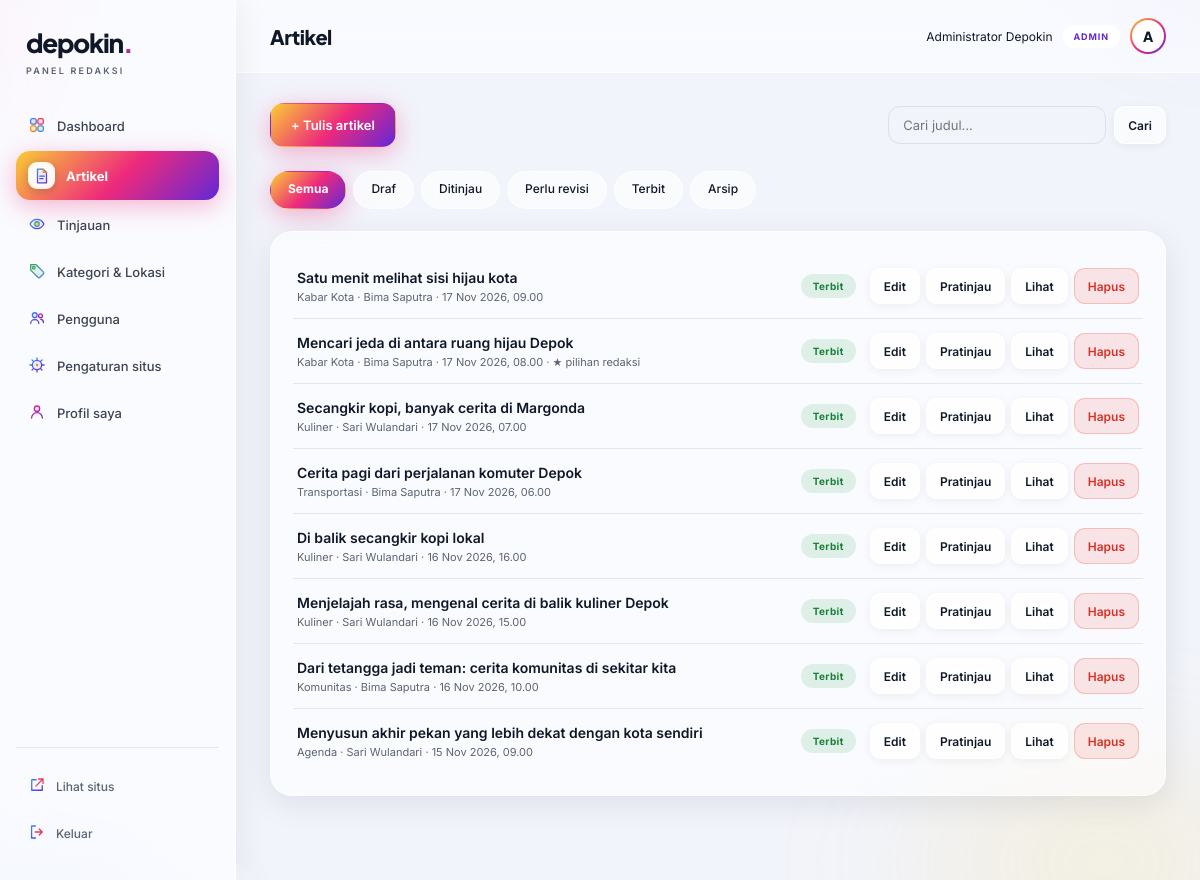
/redaksi/artikel.php (signed in), run on the app's committed database.
### tables this page shows
CREATE TABLE users (
  id INT UNSIGNED NOT NULL AUTO_INCREMENT,
  name VARCHAR(100) NOT NULL,
  email VARCHAR(190) NOT NULL,
  password_hash VARCHAR(255) NOT NULL,
  role ENUM('admin','editor','penulis') NOT NULL DEFAULT 'penulis',
  bio VARCHAR(500) DEFAULT NULL,
  avatar_path VARCHAR(255) DEFAULT NULL,
  is_active TINYINT(1) NOT NULL DEFAULT 1,
  created_at TIMESTAMP NOT NULL DEFAULT CURRENT_TIMESTAMP,
  updated_at TIMESTAMP NOT NULL DEFAULT CURRENT_TIMESTAMP ON UPDATE CURRENT_TIMESTAMP,
  PRIMARY KEY (id),
  UNIQUE KEY uq_users_email (email)
);

CREATE TABLE articles (
  id INT UNSIGNED NOT NULL AUTO_INCREMENT,
  title VARCHAR(200) NOT NULL,
  slug VARCHAR(220) NOT NULL,
  deck VARCHAR(500) NOT NULL DEFAULT '',
  content MEDIUMTEXT NOT NULL,
  format ENUM('foto','video','teks') NOT NULL DEFAULT 'foto',
  category_id INT UNSIGNED NOT NULL,
  location_id INT UNSIGNED DEFAULT NULL,
  author_id INT UNSIGNED NOT NULL,
  editor_id INT UNSIGNED DEFAULT NULL,
  status ENUM('draf','ditinjau','revisi','terbit','arsip') NOT NULL DEFAULT 'draf',
  is_featured TINYINT(1) NOT NULL DEFAULT 0,
  meta_title VARCHAR(200) DEFAULT NULL,
  meta_description VARCHAR(300) DEFAULT NULL,
  event_start DATETIME DEFAULT NULL,
  event_end DATETIME DEFAULT NULL,
  published_at DATETIME DEFAULT NULL,
  created_at TIMESTAMP NOT NULL DEFAULT CURRENT_TIMESTAMP,
  updated_at TIMESTAMP NOT NULL DEFAULT CURRENT_TIMESTAMP ON UPDATE CURRENT_TIMESTAMP,
  PRIMARY KEY (id),
  UNIQUE KEY uq_articles_slug (slug),
  KEY idx_articles_status_pub (status, published_at),
  KEY idx_articles_category (category_id),
  KEY idx_articles_author (author_id),
  KEY idx_articles_featured (is_featured),
  CONSTRAINT fk_articles_category FOREIGN KEY (category_id) REFERENCES categories (id),
  CONSTRAINT fk_articles_location FOREIGN KEY (location_id) REFERENCES locations (id) ON DELETE SET NULL,
  CONSTRAINT fk_articles_author FOREIGN KEY (author_id) REFERENCES users (id),
  CONSTRAINT fk_articles_editor FOREIGN KEY (editor_id) REFERENCES users (id) ON DELETE SET NULL
);

CREATE TABLE categories (
  id INT UNSIGNED NOT NULL AUTO_INCREMENT,
  name VARCHAR(80) NOT NULL,
  slug VARCHAR(100) NOT NULL,
  description VARCHAR(300) DEFAULT NULL,
  created_at TIMESTAMP NOT NULL DEFAULT CURRENT_TIMESTAMP,
  PRIMARY KEY (id),
  UNIQUE KEY uq_categories_slug (slug),
  UNIQUE KEY uq_categories_name (name)
);

### app/helpers.php (called while the page is built, shortened)
<?php
function e(?string $s): string
{
    return htmlspecialchars((string)$s, ENT_QUOTES, 'UTF-8');
}
function url(string $path = ''): string
{
    return BASE_URL . '/' . ltrim($path, '/');
}
function tanggal_id(?string $datetime, bool $panjang = false, bool $jam = false): string
{
    $ts = strtotime($datetime);
    $bulanPendek = [1 => 'Jan', 'Feb', 'Mar', 'Apr', 'Mei', 'Jun', 'Jul', 'Agu', 'Sep', 'Okt', 'Nov', 'Des'];
    $bulanPanjang = [1 => 'Januari', 'Februari', 'Maret', 'April', 'Mei', 'Juni', 'Juli', 'Agustus', 'September', 'Oktober', 'November', 'Desember'];
    $bulan = $panjang ? $bulanPanjang[(int)date('n', $ts)] : $bulanPendek[(int)date('n', $ts)];
    $out = date('j', $ts) . ' ' . $bulan . ' ' . date('Y', $ts);
    if ($jam) $out .= ', ' . date('H.i', $ts);
    return $out;
}
function status_label(string $status): string
{
    return [
        'draf' => 'Draf', 'ditinjau' => 'Ditinjau', 'revisi' => 'Perlu revisi',
        'terbit' => 'Terbit', 'arsip' => 'Arsip',
    ][$status] ?? $status;
}

### app/db.php (called while the page is built, shortened)
<?php
function db(): PDO
{
    static $pdo = null;
    if ($pdo === null) {
        $pdo = new PDO(
            'mysql:host=' . DB_HOST . ';dbname=' . DB_NAME . ';charset=utf8mb4',
            DB_USER,
            DB_PASS,
            [
                PDO::ATTR_ERRMODE => PDO::ERRMODE_EXCEPTION,
                PDO::ATTR_DEFAULT_FETCH_MODE => PDO::FETCH_ASSOC,
                PDO::ATTR_EMULATE_PREPARES => false,
            ]
        );
    }
    return $pdo;
}

### app/auth.php (called while the page is built, shortened)
<?php
function current_user(): ?array
{
    static $user = false;
    if ($user !== false) return $user;
    $user = null;
    if (!empty($_SESSION['user_id'])) {
        $stmt = db()->prepare('SELECT * FROM users WHERE id = ? AND is_active = 1');
        $stmt->execute([(int)$_SESSION['user_id']]);
        $row = $stmt->fetch();
        if ($row) $user = $row;
        else unset($_SESSION['user_id']);
    }
    return $user;
}
function require_login(): array
{
    $user = current_user();
    return $user;
}
function boleh_edit(array $artikel, array $user): bool
{
    if (in_array($user['role'], ['admin', 'editor'], true)) return true;
    return (int)$artikel['author_id'] === (int)$user['id']
        && in_array($artikel['status'], ['draf', 'revisi'], true);
}
function boleh_hapus(array $artikel, array $user): bool
{
    if ($user['role'] === 'admin') return true;
    return (int)$artikel['author_id'] === (int)$user['id'] && $artikel['status'] === 'draf';
}

### redaksi/artikel.php (the view, shortened to what this page needs)
<?php
require_once __DIR__ . '/../config/config.php';
require_once __DIR__ . '/partials/layout.php';
$user = require_login();
$status = (string)($_GET['status'] ?? '');
$q = trim((string)($_GET['q'] ?? ''));
$hal = max(1, (int)($_GET['hal'] ?? 1));
$perPage = 15;
$where = [];
$params = [];
$whereSql = $where ? ' WHERE ' . implode(' AND ', $where) : '';
$stmt = db()->prepare('SELECT a.*, c.name AS category_name, u.name AS author_name FROM articles a JOIN categories c ON c.id = a.category_id JOIN users u ON u.id = a.author_id' . $whereSql . ' ORDER BY a.updated_at DESC LIMIT ' . $perPage . ' OFFSET ' . (($hal - 1) * $perPage));
$stmt->execute($params);
$rows = $stmt->fetchAll();
layout_mulai('Artikel', 'artikel');
?>
<div class="page-actions">
  <a class="btn btn-primary" href="<?= url('redaksi/artikel-form.php') ?>">+ Tulis artikel</a>
  <form method="get" style="display:flex;gap:8px">
    <input type="search" name="q" value="<?= e($q) ?>" placeholder="Cari judul…" aria-label="Cari judul" style="border:1px solid var(--line);border-radius:12px;padding:10px 14px;font-size:13px;background:var(--white)">
    <button class="btn btn-outline btn-sm" type="submit">Cari</button>
  </form>
</div>
<nav class="tabs" aria-label="Filter status">
  <a class="<?= $status === '' ? 'active' : '' ?>" href="<?= url('redaksi/artikel.php') ?>">Semua</a>
  <?php foreach (['draf', 'ditinjau', 'revisi', 'terbit', 'arsip'] as $s): ?>
  <a class="<?= $status === $s ? 'active' : '' ?>" href="<?= url('redaksi/artikel.php?status=' . $s) ?>"><?= e(status_label($s)) ?></a>
  <?php endforeach; ?>
</nav>
<div class="panel">
  <?php if ($rows): ?>
  <div class="row-list">
    <?php foreach ($rows as $a): ?>
    <div class="row-item">
      <div class="grow">
        <span class="title"><?= e($a['title']) ?></span>
        <span class="sub"><?= e($a['category_name']) ?> · <?= e($a['author_name']) ?> · <?= e(tanggal_id($a['updated_at'], false, true)) ?><?= $a['is_featured'] ? ' · ★ pilihan redaksi' : '' ?></span>
      </div>
      <span class="badge <?= e($a['status']) ?>"><?= e(status_label($a['status'])) ?></span>
      <div class="actions">
        <?php if (boleh_edit($a, $user)): ?><a class="btn btn-outline btn-sm" href="<?= url('redaksi/artikel-form.php?id=' . $a['id']) ?>">Edit</a><?php endif; ?>
        <a class="btn btn-outline btn-sm" href="<?= url('redaksi/pratinjau.php?id=' . $a['id']) ?>">Pratinjau</a>
        <?php if ($a['status'] === 'terbit'): ?><a class="btn btn-outline btn-sm" href="<?= url(($a['format'] === 'video' ? 'video/' : 'berita/') . $a['slug']) ?>" target="_blank" rel="noreferrer">Lihat</a><?php endif; ?>
        <?php if (boleh_hapus($a, $user)): ?>
        <form method="post" action="<?= url('redaksi/artikel-aksi.php') ?>" data-confirm="Hapus artikel ini beserta medianya? Tindakan tidak dapat dibatalkan.">
          <button class="btn btn-danger btn-sm" type="submit">Hapus</button>
        </form>
        <?php endif; ?>
      </div>
    </div>
    <?php endforeach; ?>
  </div>
  <?php else: ?><p class="empty-state">Tidak ada artikel untuk filter ini.</p><?php endif; ?>
</div>
<?php layout_selesai(); ?>

### redaksi/partials/layout.php (shortened to what this page needs)
<?php
function layout_mulai(string $title, string $active): void
{
    $user = require_login();
    $menu = [
        ['index.php', 'Dashboard', 'dashboard', true, 'dashboard'],
        ['artikel.php', 'Artikel', 'artikel', true, 'doc'],
        ['tinjauan.php', 'Tinjauan', 'tinjauan', is_editor(), 'eye'],
        ['taxonomi.php', 'Kategori & Lokasi', 'taxonomi', is_editor(), 'tag'],
        ['pengguna.php', 'Pengguna', 'pengguna', is_admin(), 'users'],
        ['pengaturan.php', 'Pengaturan situs', 'pengaturan', is_admin(), 'gear'],
        ['profil.php', 'Profil saya', 'profil', true, 'user'],
    ];
    ?>
<!doctype html>
<html lang="id">
<head>
  <link rel="stylesheet" href="<?= url('redaksi/assets/admin.css') ?>">
</head>
<body>
<div class="admin-shell">
  <aside class="sidebar" id="sidebar">
    <a class="brand" href="<?= url('redaksi/index.php') ?>">depokin<span class="brand-dot">.</span><small>PANEL REDAKSI</small></a>
    <nav class="side-nav" aria-label="Menu redaksi">
      <?php foreach ($menu as [$path, $label, $key, $boleh, $ikon]): if (!$boleh) continue; ?>
      <a href="<?= url('redaksi/' . $path) ?>" <?= $active === $key ? 'aria-current="page"' : '' ?>><span data-icon="<?= e($ikon) ?>"></span><?= e($label) ?></a>
      <?php endforeach; ?>
    </nav>
    <div class="side-foot">
      <a href="<?= url() ?>" target="_blank" rel="noreferrer"><span data-icon="external"></span>Lihat situs</a>
      <form method="post" action="<?= url('redaksi/logout.php') ?>"><?= csrf_field() ?><button type="submit"><span data-icon="logout"></span>Keluar</button></form>
    </div>
  </aside>
  <div class="admin-main">
    <header class="topbar">
      <h1><?= e($title) ?></h1>
      <div class="user-chip">
        <span class="user-name"><?= e($user['name']) ?></span>
        <span class="role-badge"><?= e($user['role']) ?></span>
        <span class="avatar" aria-hidden="true"><?= e(mb_strtoupper(mb_substr($user['name'], 0, 1))) ?></span>
      </div>
    </header>
    <div class="admin-content">
    <?php
}
function layout_selesai(): void
{
    ?>
    </div>
  </div>
</div>
</body>
</html>
    <?php
}

### data on the page
users: name "Administrator Depokin", role "ADMIN", name "A"
articles: title "Satu menit melihat sisi hijau kota", category.name "Kabar Kota", author.name "Bima Saputra", updated_at "17 Nov 2026, 09.00", status "Terbit"
articles: title "Mencari jeda di antara ruang hijau Depok", category.name "Kabar Kota", author.name "Bima Saputra", updated_at "17 Nov 2026, 08.00", is_featured "· ★ pilihan redaksi", status "Terbit"
articles: title "Secangkir kopi, banyak cerita di Margonda", category.name "Kuliner", author.name "Sari Wulandari", updated_at "17 Nov 2026, 07.00", status "Terbit"
articles: title "Cerita pagi dari perjalanan komuter Depok", category.name "Transportasi", author.name "Bima Saputra", updated_at "17 Nov 2026, 06.00", status "Terbit"
articles: title "Di balik secangkir kopi lokal", category.name "Kuliner", author.name "Sari Wulandari", updated_at "16 Nov 2026, 16.00", status "Terbit"
articles: title "Menjelajah rasa, mengenal cerita di balik kuliner Depok", category.name "Kuliner", author.name "Sari Wulandari", updated_at "16 Nov 2026, 15.00", status "Terbit"
articles: title "Dari tetangga jadi teman: cerita komunitas di sekitar kita", category.name "Komunitas", author.name "Bima Saputra", updated_at "16 Nov 2026, 10.00", status "Terbit"
articles: title "Menyusun akhir pekan yang lebih dekat dengan kota sendiri", category.name "Agenda", author.name "Sari Wulandari", updated_at "15 Nov 2026, 09.00", status "Terbit"

### other printed values
$label "Dashboard"
$label "Artikel"
$label "Tinjauan"
$label "Kategori & Lokasi"
$label "Pengguna"
$label "Pengaturan situs"
$label "Profil saya"
$title "Artikel"
status_label($s) "Draf"
status_label($s) "Ditinjau"
status_label($s) "Perlu revisi"
status_label($s) "Terbit"
status_label($s) "Arsip"
